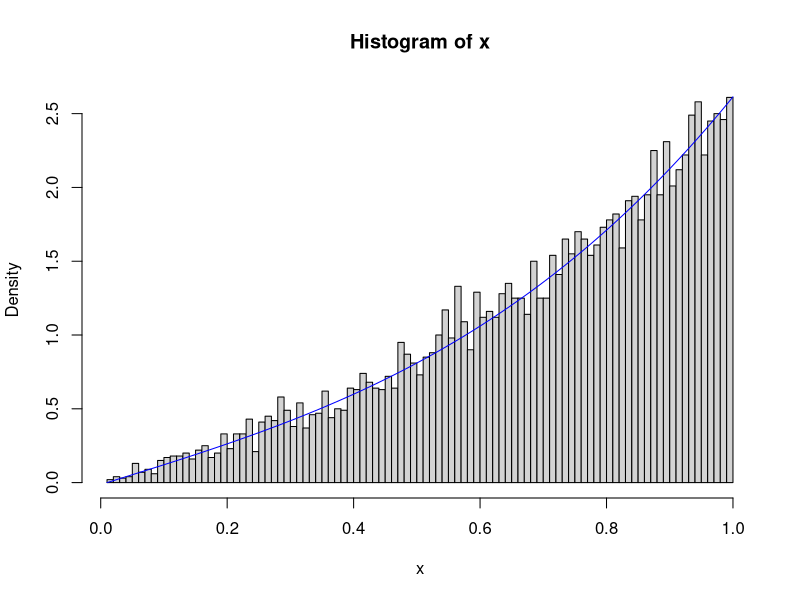
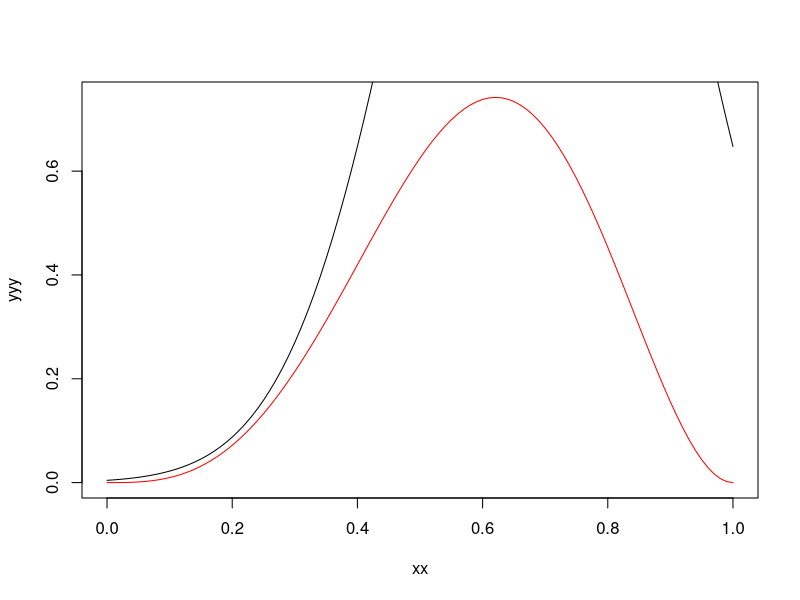
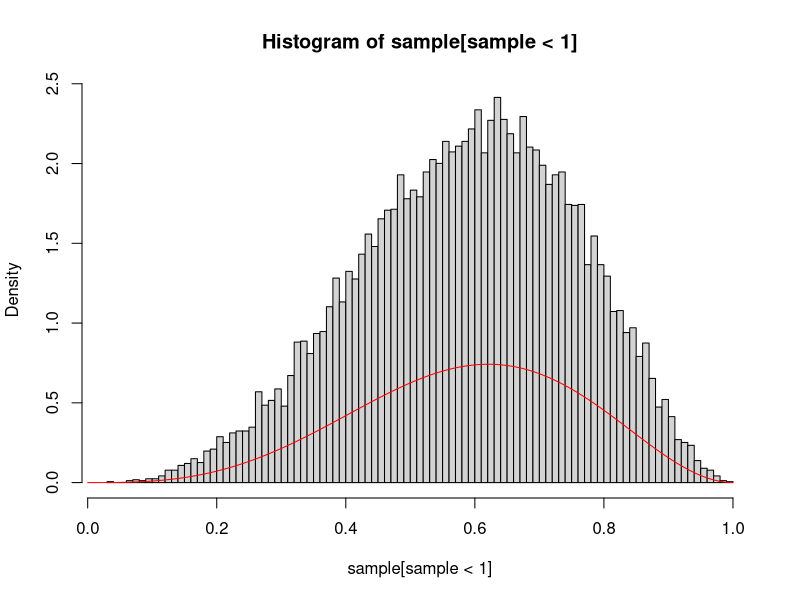
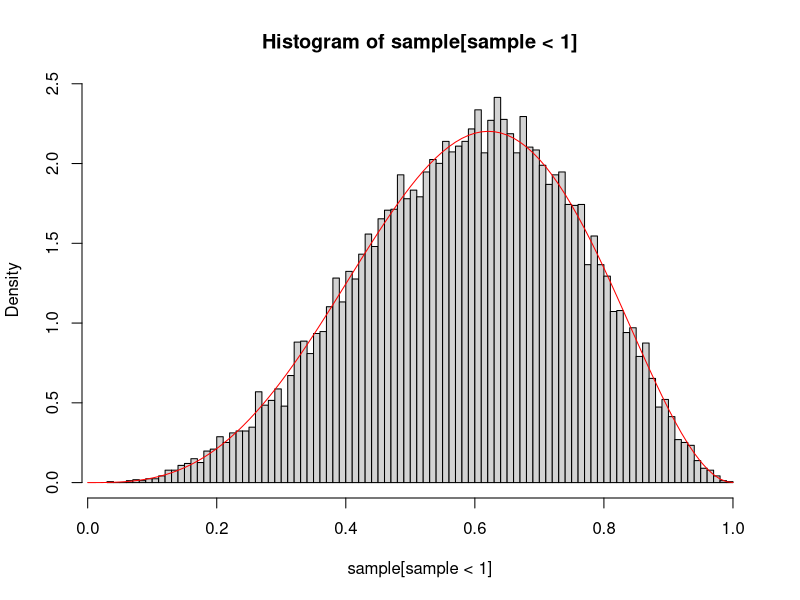
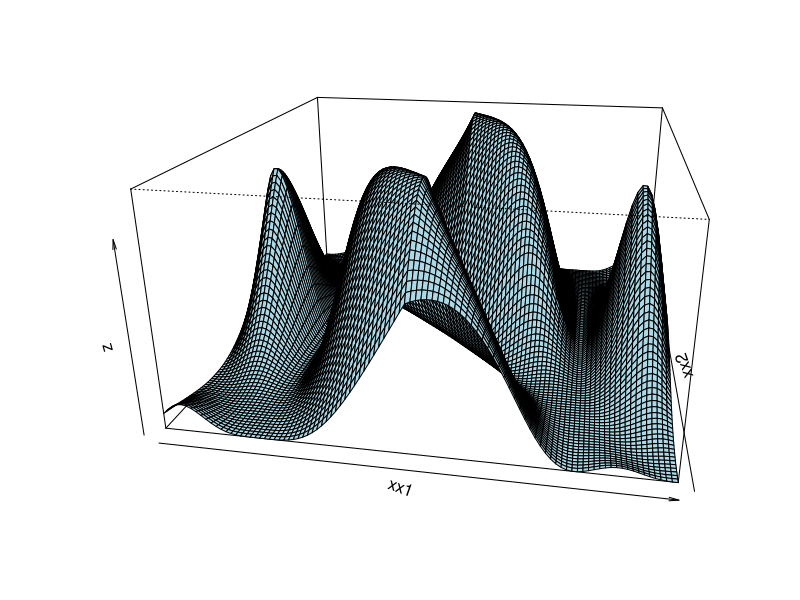
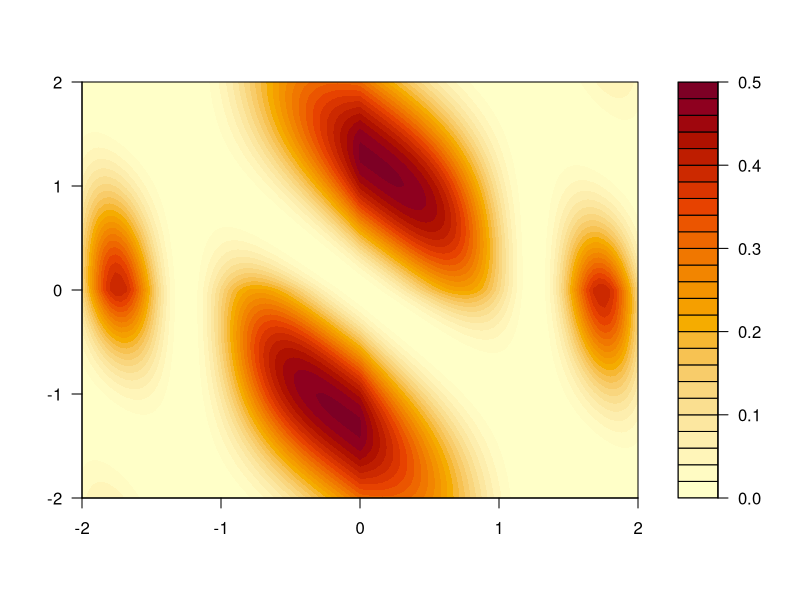
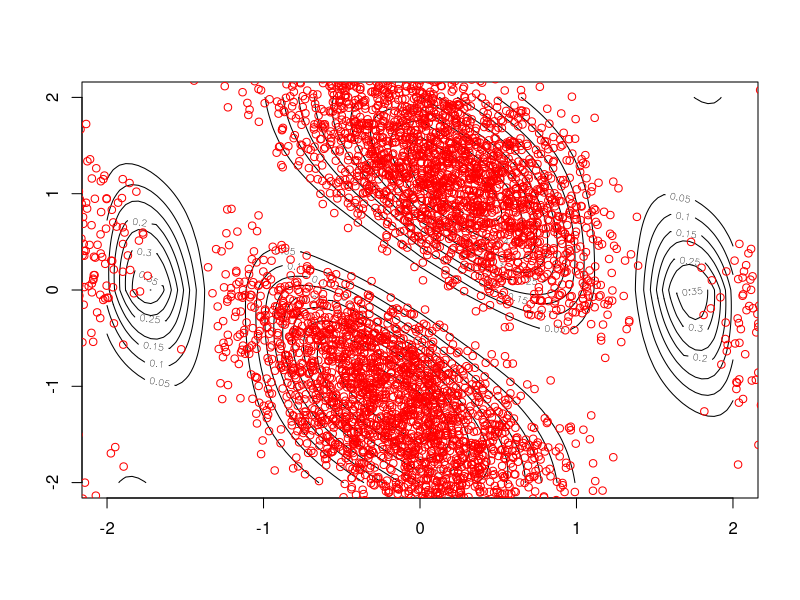
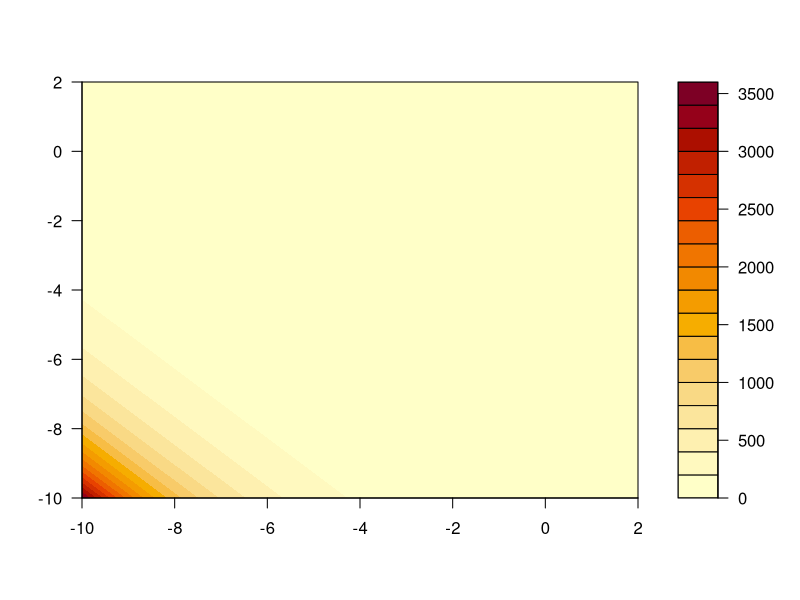

The R source for these figures, in order:
#### Stats Assignment No. 2
# Team Members:
#   Leonie Intat
#   Hugo Paolini
#   Konrad Eilers

#EXERCISE 1
#Question1
# a)
## (i)
c=4/3
# pdf
f1<-function(x){
  ind.zero_to_one = (0 < x & x <= 1)
  ind.other = (x > 1 & x < 0)
  u = c()
  u[ind.zero_to_one] = 4/3 * (x+x**3)
  u[ind.other] = 0
  return(u)
}

## (ii)
# cdf
cdf<-function(x){
  ind.zero_to_one = (0 < x & x <= 1)
  ind.other = (x > 1 & x < 0)
  u=c()
  u[ind.zero_to_one]=4/3*(1/2*x^2 + 1/4*x^4)
  u[ind.other]=0
  return (u)
  }

## (iii) / b (i)
invcdf<-function(x){
  ind.zero_to_one = (0 < x & x <= 1)
  ind.other = (x > 1 & x < 0)
  u = c()
  u[ind.zero_to_one] = sqrt(-1+sqrt(1+3*x))
  u[ind.other] = 0
  return(u)
}

## b (ii)
u=runif(10000)
#using transformation method
x=invcdf(u)

## b (iii)
hist(x,breaks=100,freq=F)
xx=seq(0,1,0.01)
yy=f1(xx)
lines(xx,yy, col='blue')  #looks good

## b (iv)
var(x)
mean(x)

#Question2
# (a) (i) (ii)
f2<-function(x){
  return((sin(pi*x)**2)*(x+x**3))
}
yyy=f2(xx)

plot(xx,yyy,col='red',type='l')

# A normal distribution fits well as a rejection sampler
lines(xx, dnorm(xx, mean = 0.7, sd = 0.2), type = "l")

# b) Rejection Sampling (i-ii)
# Proposal function: Normal Distribution with mean = 0.7 and sd = 0.2
max(yyy)
# M = 1
RSSample <- function(n){
  M = 1
  x = rnorm(n,mean = 0.7, sd = 0.2)
  u = runif(n)
  x = x[u<f2(x)/(dnorm(x,0.7,0.2)*M)]
  return(x)
}

sample = RSSample(50000)
hist(sample[sample<1],breaks=100,freq=F)
lines(xx,yyy,col='red')  #looks good as well

# (iii)
mean(sample)
var(sample)

# (iv)
#lets check the value of g through integration
integrate(f2,0,1)
g=0.337

f2_normalised<-function(x){
  return(1/g *(sin(pi*x)**2)*(x+x**3))
}

yyyy=f2_normalised(xx)
hist(sample[sample<1],breaks=100,freq=F)
lines(xx,yyyy,col='red')  

# Estimation of c
accepted = length(sample) # Accepted
rejected = 50000 - length(sample) # Rejected
p = accepted / (accepted + rejected)
# P(accepted) = 1/M
# M = c*M'
# M' = 1
# c = 1/P(accepted)
c = 1/p
1/g # We observe c to be close to the "true" value

#EXERCISE 2
#a)
dualf<-function(x,y){
  return((sin(x+y)**2 * cos(x**2)**2) * exp(-1/2 * (abs(x)+ abs(y))))
}

xx1<-seq(-2,2,0.04)
xx2<-seq(-2,2,0.04)
z=outer(xx1,xx2,dualf)

#b)
persp(xx1,xx2,z,theta=10,phi=20, expand=0.5,col='lightblue')
filled.contour(xx1,xx2,z)

#c)
#we sample from two laplace (0,2) because we notice thath the function exp(...) is the product
#of two laplace(0,2) so the two variables are independant.

#since we obtain a 1/4 coefficient by sampling from a laplace(0,2) we set M=4
#we can now proceed with the rejection sampling

#install.packages('rmutil')
plot.new()
library('rmutil')
RSSsample_Laplace <- function(n) {
  samplex_f = c()
  sampley_f = c()
  count = 0
  for (i in 1:10000){
    u = 10000
    xp = 0
    yp = 0
    while (u>(sin(xp+yp)**2 * cos(xp)**2))
    {
      u = runif(1)
      count = count + 1
      xp=rlaplace(1,0,2)
      yp=rlaplace(1,0,2)
    }
    samplex_f[i] = xp
    sampley_f[i] = yp
  }
  data = data.frame(samplex_f,sampley_f)
  return(data)
}

data = RSSsample_Laplace(n=1000)

contour(xx1,xx2,z)
points(data[,1],data[,2],col='red') #looks good

# Expected Value
mean(data[,1]) 
mean(data[,2])
# Variance
var(data[,1])
var(data[,2])

#d) Importance Sampling
ISsample_Laplace <- function(n)
{
  xp = rlaplace(n,m = 0, s = 2)
  yp = rlaplace(n,m = 0, s = 2)
  val = list(xp, yp)
  w = dualf(xp,yp) / (dlaplace(xp,0,2)*dlaplace(yp,0,2))
  return(data.frame(val,w))
}
sampleIS = ISsample_Laplace(10000)
# mean
e_x = sum(sampleIS[,1]*sampleIS[,3]) / sum(sampleIS[,3])
e_y = sum(sampleIS[,2]*sampleIS[,3]) / sum(sampleIS[,3])
# var
var_x = mean((sampleIS[,1]-e_x)^2)
var_y = mean((sampleIS[,2]-e_y)^2)

# e)
# Rejection Sampling
g_proposed <-function(x_1, x_2){
  (1/(2*pi))*exp(-1/2*(x_1 + x_2))
}
x = seq(-10,2,0.1)
y = seq(-10,2,0.1)
z_f =dualf(x,y)
z_g_prop = g_proposed(x,y)
sum(z_g_prop < z_f)
# The proposed function is below  f. 
# This violates the conditions of RS. Rejection sampling does not work.
# While this could theoretically be fixed through M, we can clearly observe
# g function does not behave well, and converges towards infinity where x,y -> infinity
# This is not useful for g.
z=outer(x,y,g_proposed)
filled.contour(x,y,z)

# Importance Sampling
ISsample_Laplace_Gauss <- function(n)
{
  xp = rnorm(n,mean = 0, sd = 1)
  yp = rnorm(n,mean = 0, sd = 1)
  val = list(xp, yp)
  w = dualf(xp,yp) / g_proposed(xp,yp)
  return(data.frame(val,w))
}
sampleIS_gauss = ISsample_Laplace_Gauss(10000)
# mean
e_x = sum(sampleIS_gauss[,1]*sampleIS_gauss[,3]) / sum(sampleIS_gauss[,3])
e_y = sum(sampleIS_gauss[,2]*sampleIS_gauss[,3]) / sum(sampleIS_gauss[,3])
# var
var_x = mean((sampleIS_gauss[,1]-e_x)^2)
var_y = mean((sampleIS_gauss[,2]-e_y)^2)

#f) 
j = 100
n = 20
meanRS_x = c() 
meanRS_y = c()
RS_var_x = c()
RS_var_y = c()

meanIS_LA_x = c()
meanIS_LA_y = c()
IS_var_LA_x = c()
IS_var_LA_y = c()

meanIS_GA_x = c()
meanIS_GA_y = c()
IS_var_GA_x = c()
IS_var_GA_y = c()

for (k in 1:n)
{
  sampleRS = RSSsample_Laplace(j)
  sampleIS = ISsample_Laplace(j)
  sampleIS_gauss = ISsample_Laplace_Gauss(j)
  
  meanRS_x[k] = mean(sampleRS[,1])
  meanRS_y[k] = mean(sampleRS[,2])
  meanIS_LA_x[k] = sum(sampleIS[,1]*sampleIS[,3]) / sum(sampleIS[,3])
  meanIS_LA_y[k] = sum(sampleIS[,2]*sampleIS[,3]) / sum(sampleIS[,3])
  meanIS_GA_x[k] = sum(sampleIS_gauss[,1]*sampleIS_gauss[,3]) / sum(sampleIS_gauss[,3])
  meanIS_GA_y[k] = sum(sampleIS_gauss[,2]*sampleIS_gauss[,3]) / sum(sampleIS_gauss[,3])
  
  RS_var_x[k] = var(sampleRS[,1])
  RS_var_y[k] = var(sampleRS[,2])
  IS_var_LA_x[k] = mean((sampleIS[,1]-meanIS_LA_x[k])^2)
  IS_var_LA_y[k] = mean((sampleIS[,2]-meanIS_LA_y[k])^2)
  IS_var_GA_x[k] = mean((sampleIS_gauss[,1]-meanIS_GA_x[k])^2)
  IS_var_GA_y[k] = mean((sampleIS_gauss[,2]-meanIS_GA_y[k])^2)

}

boxplot(meanRS_x,meanIS_LA_x, meanIS_GA_x, names=c("RS IIc","IS E. IId","IS (Gauss) E. IIe"))
boxplot(meanRS_y,meanIS_LA_y, meanIS_GA_y, names=c("RS IIc","IS E. IId","IS (Gauss) E. IIe"))
boxplot(RS_var_x,IS_var_LA_x, IS_var_GA_x, names=c("RS IIc","IS E. IId","IS (Gauss) E. IIe"))
boxplot(RS_var_y,IS_var_LA_y, IS_var_GA_y, names=c("RS IIc","IS E. IId","IS (Gauss) E. IIe"))

# We use boxplots to compare the relative performance. We can clearly see that the 
# rejection sampling method is more efficient at estimating the mean & variance

# Further, we can observe that the Importance Sampling using Gauss leads to biased estimates for the 
# variance and expected value. 
